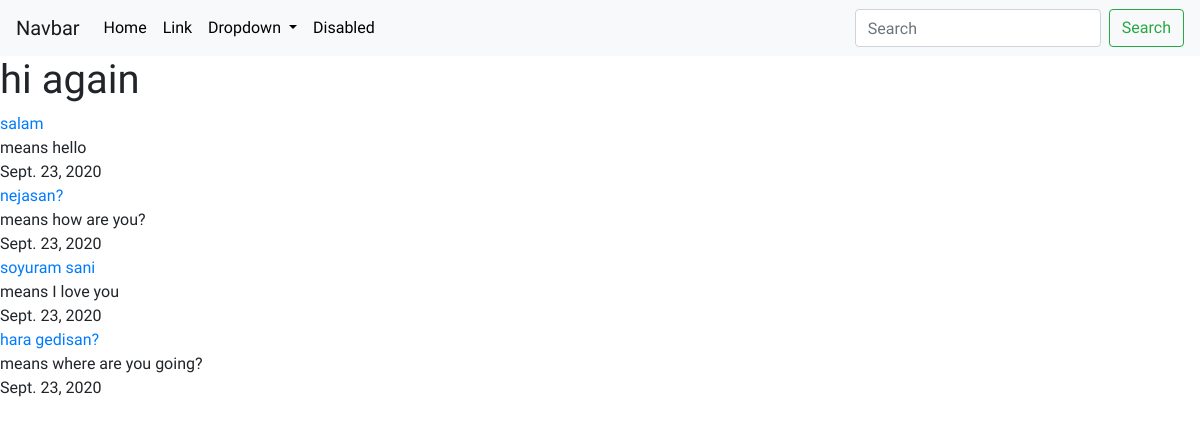
Screenshot of /blog/ with the database file from the repository.
### blog/models.py (models this page shows)
class Blog(models.Model):
    title = models.CharField(max_length = 200)
    description = models.TextField()
    date = models.DateField()

### blog/views.py (the view)
# urls.py: path('',views.all_blogs , name = 'all_blogs'),
def all_blogs(request):
    blogs = Blog.objects.order_by('-date')[:10]
    return render(request , 'blog/all_blogs.html' , {'blogs': blogs})

### blog/templates/blog/all_blogs.html (shortened to what this page needs)
{% extends 'blog/base.html' %}
{% block content %}
<h1>hi again</h1>
<body>
{% for blog in blogs %}
<a href = "{%  url 'blog:details' blog.id %}">{{ blog.title }}</a>
<br>{{ blog.description }}
<br>{{ blog.date }}
<br>
{% endfor %}
{% endblock %}

### blog/templates/blog/base.html (shortened to what this page needs)
<!doctype html>
<html lang="en">
  <head>
    {% load static %}
    <link rel="stylesheet" href="https://stackpath.bootstrapcdn.com/bootstrap/4.5.2/css/bootstrap.min.css">
    <link rel="stylesheet" href="{% static "blog/custom.css" %}">
  </head>
  <body>
  <nav class="navbar navbar-expand-lg navbar-light bg-light">
  <a class="navbar-brand" href="#">Navbar</a>
  <div class="collapse navbar-collapse" id="navbarSupportedContent">
    <ul class="navbar-nav mr-auto">
      <li class="nav-item active">
        <a class="nav-link" href="#">Home <span class="sr-only">(current)</span></a>
      </li>
      <li class="nav-item">
        <a class="nav-link" href="#">Link</a>
      </li>
      <li class="nav-item dropdown">
        <a class="nav-link dropdown-toggle" href="#" id="navbarDropdown" role="button" data-toggle="dropdown" aria-haspopup="true" aria-expanded="false">
          Dropdown
        </a>
      </li>
      <li class="nav-item">
        <a class="nav-link disabled" href="#" tabindex="-1" aria-disabled="true">Disabled</a>
      </li>
    </ul>
    <form class="form-inline my-2 my-lg-0">
      <input class="form-control mr-sm-2" type="search" placeholder="Search" aria-label="Search">
      <button class="btn btn-outline-success my-2 my-sm-0" type="submit">Search</button>
    </form>
  </div>
</nav>
    {% block content %}{% endblock %}
  </body>
</html>

### blog/static/blog/custom.css (style rules this page uses)
.navbar-nav .nav-link { color : rgba(0 , 0 , 0 , 1) !important; }
body { font-family: 'Indie Flower', cursive; }

### rows the page displays
Blog: title "salam", description "means hello", date "Sept. 23, 2020"
Blog: title "nejasan?", description "means how are you?", date "Sept. 23, 2020"
Blog: title "soyuram sani", description "means I love you", date "Sept. 23, 2020"
Blog: title "hara gedisan?", description "means where are you going?", date "Sept. 23, 2020"
